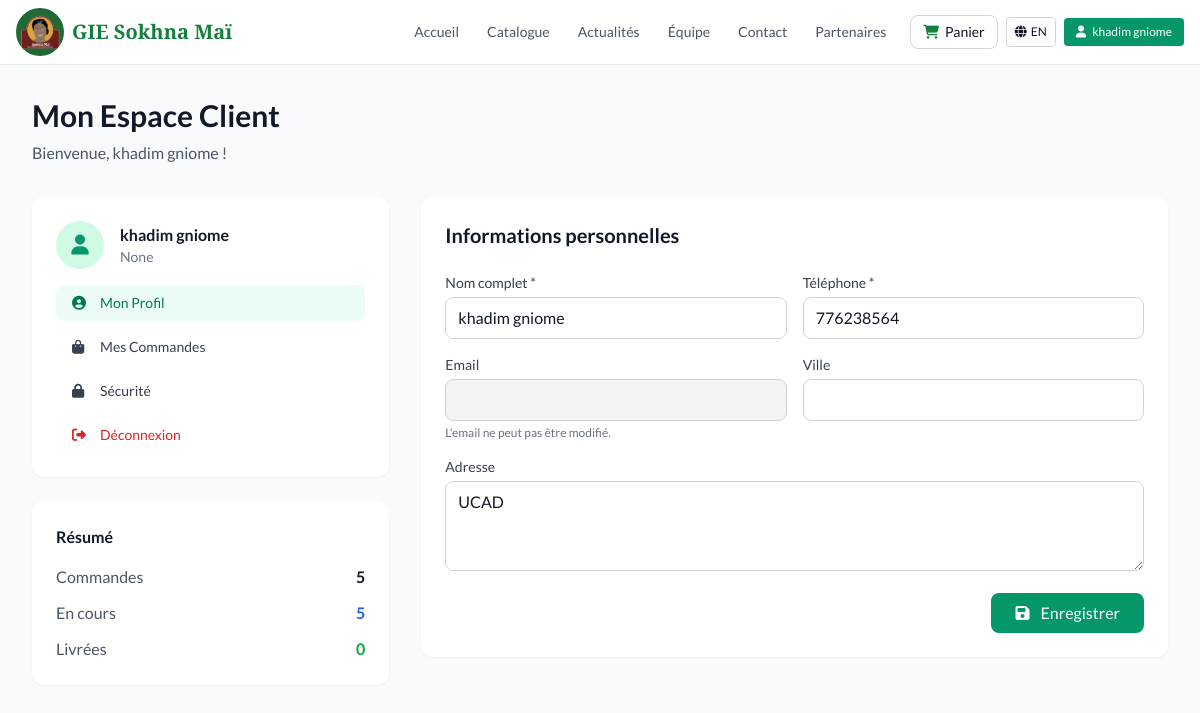
Screenshot of /?page=espace-client (signed in) with the database file from the repository.
### tables this page shows
CREATE TABLE `customers` (
  `id` int(11) NOT NULL,
  `name` varchar(150) NOT NULL,
  `phone` varchar(20) NOT NULL,
  `email` varchar(255) DEFAULT NULL,
  `address` text DEFAULT NULL,
  `city` varchar(100) DEFAULT NULL,
  `notes` text DEFAULT NULL,
  `created_at` datetime DEFAULT current_timestamp(),
  `updated_at` datetime DEFAULT current_timestamp() ON UPDATE current_timestamp(),
  `password_hash` varchar(255) DEFAULT NULL,
  `is_active` tinyint(1) DEFAULT 1
);

### index.php (called while the page is built, shortened)
<?php
$page = isset($_GET['page']) ? $_GET['page'] : 'home';
include __DIR__ . '/includes/header.php';
include __DIR__ . '/pages/' . ($page === 'home' ? 'home' : $page) . '.php';
include __DIR__ . '/includes/footer.php';

### pages/espace-client.php (the view, shortened to what this page needs)
<?php
$pdo = getDB();
$customer = null;
$orders = [];
if ($pdo) {
    try {
        $stmt = $pdo->prepare("SELECT * FROM customers WHERE id = ?");
        $stmt->execute([$_SESSION['user_id']]);
        $customer = $stmt->fetch();
        $stmt = $pdo->prepare("
            SELECT o.*,
                   (SELECT COUNT(*) FROM order_items WHERE order_id = o.id) as items_count
            FROM orders o
            WHERE o.customer_id = ?
            ORDER BY o.created_at DESC
        ");
        $stmt->execute([$_SESSION['user_id']]);
        $orders = $stmt->fetchAll();
    } catch (PDOException $e) {
        error_log("Error fetching customer data: " . $e->getMessage());
    }
}
?>
<div class="bg-gray-50 min-h-screen py-8">
    <div class="max-w-7xl mx-auto px-4 sm:px-6 lg:px-8">
        <div class="mb-8">
            <h1 class="text-3xl font-bold text-gray-900">Mon Espace Client</h1>
            <p class="mt-2 text-gray-600">Bienvenue, <?php echo htmlspecialchars($_SESSION['user_name']); ?> !</p>
        </div>
        <div class="grid grid-cols-1 lg:grid-cols-3 gap-8">
            <div class="lg:col-span-1">
                <div class="bg-white rounded-xl shadow-sm p-6 mb-6">
                    <div class="flex items-center mb-4">
                        <div class="w-12 h-12 rounded-full bg-emerald-100 flex items-center justify-center">
                            <i class="fas fa-user text-emerald-600 text-xl"></i>
                        </div>
                        <div class="ml-4">
                            <h3 class="font-semibold text-gray-900"><?php echo htmlspecialchars($customer['name'] ?? $_SESSION['user_name']); ?></h3>
                            <p class="text-sm text-gray-500"><?php echo htmlspecialchars($customer['email'] ?? $_SESSION['user_email']); ?></p>
                        </div>
                    </div>
                    <nav class="space-y-2">
                        <a href="#profile" onclick="showSection('profile')" class="flex items-center px-4 py-2 text-sm font-medium rounded-lg bg-emerald-50 text-emerald-700" id="nav-profile">
                            <i class="fas fa-user-circle w-5 mr-2"></i> Mon Profil
                        </a>
                        <a href="#orders" onclick="showSection('orders')" class="flex items-center px-4 py-2 text-sm font-medium rounded-lg text-gray-700 hover:bg-gray-50" id="nav-orders">
                            <i class="fas fa-shopping-bag w-5 mr-2"></i> Mes Commandes
                        </a>
                        <a href="#security" onclick="showSection('security')" class="flex items-center px-4 py-2 text-sm font-medium rounded-lg text-gray-700 hover:bg-gray-50" id="nav-security">
                            <i class="fas fa-lock w-5 mr-2"></i> Sécurité
                        </a>
                        <a href="?page=deconnexion" class="flex items-center px-4 py-2 text-sm font-medium rounded-lg text-red-600 hover:bg-red-50">
                            <i class="fas fa-sign-out-alt w-5 mr-2"></i> Déconnexion
                        </a>
                    </nav>
                </div>
                <div class="bg-white rounded-xl shadow-sm p-6">
                    <h3 class="font-semibold text-gray-900 mb-4">Résumé</h3>
                    <div class="space-y-3">
                        <div class="flex justify-between">
                            <span class="text-gray-600">Commandes</span>
                            <span class="font-semibold text-gray-900"><?php echo count($orders); ?></span>
                        </div>
                        <div class="flex justify-between">
                            <span class="text-gray-600">En cours</span>
                            <span class="font-semibold text-blue-600"><?php echo count(array_filter($orders, fn($o) => !in_array($o['status'], ['Livrée', 'Annulée']))); ?></span>
                        </div>
                        <div class="flex justify-between">
                            <span class="text-gray-600">Livrées</span>
                            <span class="font-semibold text-green-600"><?php echo count(array_filter($orders, fn($o) => $o['status'] === 'Livrée')); ?></span>
                        </div>
                    </div>
                </div>
            </div>
            <div class="lg:col-span-2">
                <div id="section-profile" class="bg-white rounded-xl shadow-sm p-6">
                    <h2 class="text-xl font-semibold text-gray-900 mb-6">Informations personnelles</h2>
                    <form method="POST" class="space-y-4">
                        <div class="grid grid-cols-1 md:grid-cols-2 gap-4">
                            <div>
                                <label class="block text-sm font-medium text-gray-700 mb-1">Nom complet *</label>
                                <input type="text" name="name" value="<?php echo htmlspecialchars($customer['name'] ?? ''); ?>" required
                                       class="w-full px-3 py-2 border border-gray-300 rounded-lg focus:outline-none focus:ring-2 focus:ring-emerald-500">
                            </div>
                            <div>
                                <label class="block text-sm font-medium text-gray-700 mb-1">Téléphone *</label>
                                <input type="tel" name="phone" value="<?php echo htmlspecialchars($customer['phone'] ?? ''); ?>" required
                                       class="w-full px-3 py-2 border border-gray-300 rounded-lg focus:outline-none focus:ring-2 focus:ring-emerald-500">
                            </div>
                            <div>
                                <label class="block text-sm font-medium text-gray-700 mb-1">Email</label>
                                <input type="email" value="<?php echo htmlspecialchars($customer['email'] ?? ''); ?>" disabled
                                       class="w-full px-3 py-2 border border-gray-300 rounded-lg bg-gray-100 text-gray-500">
                                <p class="text-xs text-gray-500 mt-1">L'email ne peut pas être modifié.</p>
                            </div>
                            <div>
                                <label class="block text-sm font-medium text-gray-700 mb-1">Ville</label>
                                <input type="text" name="city" value="<?php echo htmlspecialchars($customer['city'] ?? ''); ?>"
                                       class="w-full px-3 py-2 border border-gray-300 rounded-lg focus:outline-none focus:ring-2 focus:ring-emerald-500">
                            </div>
                        </div>
                        <div>
                            <label class="block text-sm font-medium text-gray-700 mb-1">Adresse</label>
                            <textarea name="address" rows="3"
                                      class="w-full px-3 py-2 border border-gray-300 rounded-lg focus:outline-none focus:ring-2 focus:ring-emerald-500"><?php echo htmlspecialchars($customer['address'] ?? ''); ?></textarea>
                        </div>
                        <div class="flex justify-end">
                            <button type="submit" class="px-6 py-2 bg-emerald-600 text-white rounded-lg hover:bg-emerald-700 transition-colors">
                                <i class="fas fa-save mr-2"></i> Enregistrer
                            </button>
                        </div>
                    </form>
                </div>
            </div>
        </div>
    </div>
</div>

### rows the page displays
customers: name "khadim gniome", email "None", phone "776238564", address "UCAD"

### other values shown
__($item['label']) "Accueil"
__($item['label']) "Catalogue"
__($item['label']) "Actualités"
__($item['label']) "Équipe"
__($item['label']) "Contact"
__($item['label']) "Partenaires"
$_SESSION['user_name'] "khadim gniome"
count($orders) "5"
count(array_filter($orders, fn($o) => $o['status'] === 'Livrée')) "0"
